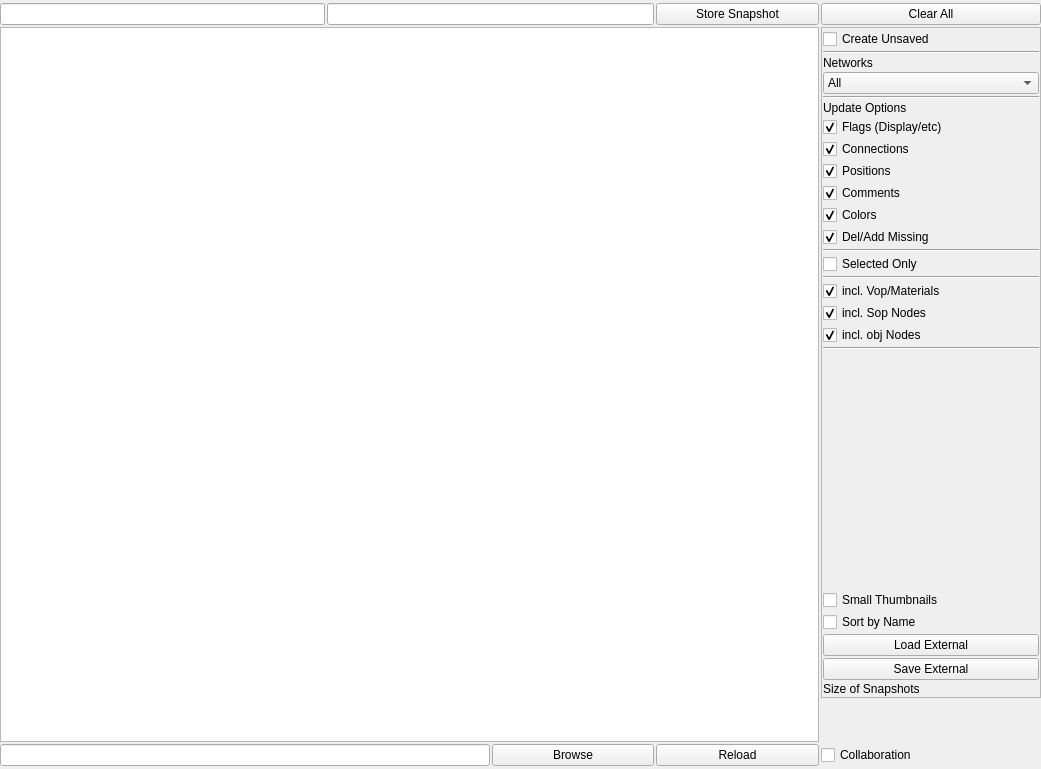
<?xml version="1.0" encoding="UTF-8"?>
<ui version="4.0">
 <class>MainWindow</class>
 <widget class="QMainWindow" name="MainWindow">
  <property name="geometry">
   <rect>
    <x>0</x>
    <y>0</y>
    <width>1041</width>
    <height>769</height>
   </rect>
  </property>
  <property name="windowTitle">
   <string>MainWindow</string>
  </property>
  <property name="toolTip">
   <string>When enabled this will create a __Last__ state if the current state is different than whats in the Snapshot library already
This can be helpful when you accidently forgot to store a snapshot before loading one and dont want to loose data.</string>
  </property>
  <widget class="QWidget" name="centralwidget">
   <property name="sizePolicy">
    <sizepolicy hsizetype="Ignored" vsizetype="Ignored">
     <horstretch>0</horstretch>
     <verstretch>0</verstretch>
    </sizepolicy>
   </property>
   <layout class="QGridLayout" name="gridLayout_2">
    <property name="leftMargin">
     <number>0</number>
    </property>
    <property name="topMargin">
     <number>3</number>
    </property>
    <property name="rightMargin">
     <number>0</number>
    </property>
    <property name="bottomMargin">
     <number>3</number>
    </property>
    <property name="spacing">
     <number>2</number>
    </property>
    <item row="0" column="0">
     <layout class="QGridLayout" name="gridLayout">
      <property name="sizeConstraint">
       <enum>QLayout::SetDefaultConstraint</enum>
      </property>
      <property name="spacing">
       <number>2</number>
      </property>
      <item row="24" column="5">
       <widget class="QCheckBox" name="checkBox_2">
        <property name="toolTip">
         <string>When enabled, the collaboration snapshot base path gets combined with other userpaths and it allows to share the snapshots at the time of working.</string>
        </property>
        <property name="text">
         <string>Collaboration</string>
        </property>
       </widget>
      </item>
      <item row="0" column="2" colspan="2">
       <widget class="QLineEdit" name="lineEdit_2">
        <property name="toolTip">
         <string>By default, the snapshots are named base on the current date.  This prefix will be added to the name.</string>
        </property>
       </widget>
      </item>
      <item row="0" column="5">
       <widget class="QPushButton" name="pushButton_2">
        <property name="maximumSize">
         <size>
          <width>220</width>
          <height>16777215</height>
         </size>
        </property>
        <property name="toolTip">
         <string>Snapshots marked as favorite will not be cleared and have to be deleted via the right-click menu.</string>
        </property>
        <property name="text">
         <string>Clear All</string>
        </property>
       </widget>
      </item>
      <item row="0" column="4">
       <widget class="QPushButton" name="pushButton">
        <property name="toolTip">
         <string>If you have Nodes that have states that need to be committed, you have to commit them to be stored properly
(for example the topobuild node. 
Keep in mind that nodes with geometry parms will also be stored and can balloon the snapshot file.
In that case, it might be better to store the snapshots as an external json.</string>
        </property>
        <property name="text">
         <string>Store Snapshot</string>
        </property>
       </widget>
      </item>
      <item row="24" column="3">
       <widget class="QPushButton" name="pushButton_5">
        <property name="toolTip">
         <string>Select a base file (typically the file you get from save external)</string>
        </property>
        <property name="text">
         <string>Browse</string>
        </property>
       </widget>
      </item>
      <item row="24" column="4">
       <widget class="QPushButton" name="pushButton_6">
        <property name="toolTip">
         <string>Manually reload the collaboration files.</string>
        </property>
        <property name="text">
         <string>Reload</string>
        </property>
       </widget>
      </item>
      <item row="24" column="0" colspan="3">
       <widget class="QLineEdit" name="lineEdit_3"/>
      </item>
      <item row="0" column="0" colspan="2">
       <widget class="QLineEdit" name="lineEdit">
        <property name="minimumSize">
         <size>
          <width>0</width>
          <height>0</height>
         </size>
        </property>
        <property name="toolTip">
         <string>Search/Filter with a keyword.  You can search for anything in the name, date, author, notes</string>
        </property>
       </widget>
      </item>
      <item row="1" column="5">
       <widget class="QScrollArea" name="scrollArea">
        <property name="maximumSize">
         <size>
          <width>220</width>
          <height>16777215</height>
         </size>
        </property>
        <property name="baseSize">
         <size>
          <width>0</width>
          <height>0</height>
         </size>
        </property>
        <property name="widgetResizable">
         <bool>true</bool>
        </property>
        <widget class="QWidget" name="scrollAreaWidgetContents">
         <property name="geometry">
          <rect>
           <x>0</x>
           <y>0</y>
           <width>218</width>
           <height>693</height>
          </rect>
         </property>
         <layout class="QGridLayout" name="gridLayout_3">
          <property name="leftMargin">
           <number>1</number>
          </property>
          <property name="topMargin">
           <number>1</number>
          </property>
          <property name="rightMargin">
           <number>1</number>
          </property>
          <property name="bottomMargin">
           <number>1</number>
          </property>
          <property name="spacing">
           <number>2</number>
          </property>
          <item row="0" column="0" rowspan="2">
           <layout class="QVBoxLayout" name="verticalLayout">
            <property name="spacing">
             <number>2</number>
            </property>
            <item>
             <widget class="QCheckBox" name="checkBox_13">
              <property name="text">
               <string>Create Unsaved</string>
              </property>
             </widget>
            </item>
            <item>
             <widget class="Line" name="line_3">
              <property name="orientation">
               <enum>Qt::Horizontal</enum>
              </property>
             </widget>
            </item>
            <item>
             <widget class="QLabel" name="label_3">
              <property name="text">
               <string>Networks</string>
              </property>
             </widget>
            </item>
            <item>
             <widget class="QComboBox" name="comboBox">
              <property name="toolTip">
               <string>This specifies which parts of Houdini are part of the snapshot</string>
              </property>
              <item>
               <property name="text">
                <string>All</string>
               </property>
              </item>
              <item>
               <property name="text">
                <string>ch</string>
               </property>
              </item>
              <item>
               <property name="text">
                <string>img</string>
               </property>
              </item>
              <item>
               <property name="text">
                <string>mat</string>
               </property>
              </item>
              <item>
               <property name="text">
                <string>obj</string>
               </property>
              </item>
              <item>
               <property name="text">
                <string>out</string>
               </property>
              </item>
              <item>
               <property name="text">
                <string>shop</string>
               </property>
              </item>
              <item>
               <property name="text">
                <string>stage</string>
               </property>
              </item>
              <item>
               <property name="text">
                <string>tasks</string>
               </property>
              </item>
             </widget>
            </item>
            <item>
             <widget class="Line" name="line">
              <property name="orientation">
               <enum>Qt::Horizontal</enum>
              </property>
             </widget>
            </item>
            <item>
             <widget class="QLabel" name="label">
              <property name="text">
               <string>Update Options</string>
              </property>
             </widget>
            </item>
            <item>
             <widget class="QCheckBox" name="checkBox_5">
              <property name="toolTip">
               <string>When Enabled, Display/Selection/bypassed/etc flags get restored</string>
              </property>
              <property name="text">
               <string>Flags (Display/etc)</string>
              </property>
              <property name="checked">
               <bool>true</bool>
              </property>
             </widget>
            </item>
            <item>
             <widget class="QCheckBox" name="checkBox_9">
              <property name="toolTip">
               <string>When enabled, Node connections are updated.</string>
              </property>
              <property name="text">
               <string>Connections</string>
              </property>
              <property name="checked">
               <bool>true</bool>
              </property>
             </widget>
            </item>
            <item>
             <widget class="QCheckBox" name="checkBox_8">
              <property name="toolTip">
               <string>When enabled, node positions in the network are restored</string>
              </property>
              <property name="text">
               <string>Positions</string>
              </property>
              <property name="checked">
               <bool>true</bool>
              </property>
             </widget>
            </item>
            <item>
             <widget class="QCheckBox" name="checkBox_7">
              <property name="toolTip">
               <string>When enabled, Comments on nodes are updated</string>
              </property>
              <property name="text">
               <string>Comments</string>
              </property>
              <property name="checked">
               <bool>true</bool>
              </property>
             </widget>
            </item>
            <item>
             <widget class="QCheckBox" name="checkBox_6">
              <property name="toolTip">
               <string>When enabled, node colors are restored</string>
              </property>
              <property name="text">
               <string>Colors</string>
              </property>
              <property name="checked">
               <bool>true</bool>
              </property>
             </widget>
            </item>
            <item>
             <widget class="QCheckBox" name="checkBox_3">
              <property name="toolTip">
               <string>When enabled creating missing, or delete nodes that are not part of the snapshot</string>
              </property>
              <property name="text">
               <string>Del/Add Missing</string>
              </property>
              <property name="checked">
               <bool>true</bool>
              </property>
             </widget>
            </item>
            <item>
             <widget class="Line" name="line_4">
              <property name="orientation">
               <enum>Qt::Horizontal</enum>
              </property>
             </widget>
            </item>
            <item>
             <widget class="QCheckBox" name="checkBox">
              <property name="toolTip">
               <string>When enabled, only the selected Node is updated.  You should also disable &quot;create missing and node connections&quot; when enabled.</string>
              </property>
              <property name="text">
               <string>Selected Only</string>
              </property>
             </widget>
            </item>
            <item>
             <widget class="Line" name="line_5">
              <property name="orientation">
               <enum>Qt::Horizontal</enum>
              </property>
             </widget>
            </item>
            <item>
             <widget class="QCheckBox" name="checkBox_4">
              <property name="toolTip">
               <string>When enabled, only update Vop Materials</string>
              </property>
              <property name="text">
               <string>incl. Vop/Materials</string>
              </property>
              <property name="checked">
               <bool>true</bool>
              </property>
             </widget>
            </item>
            <item>
             <widget class="QCheckBox" name="checkBox_10">
              <property name="toolTip">
               <string>When enabled, only sop nodes are updated</string>
              </property>
              <property name="text">
               <string>incl. Sop Nodes</string>
              </property>
              <property name="checked">
               <bool>true</bool>
              </property>
             </widget>
            </item>
            <item>
             <widget class="QCheckBox" name="checkBox_11">
              <property name="toolTip">
               <string>When enabled, only obj nodes are updated.</string>
              </property>
              <property name="text">
               <string>incl. obj Nodes</string>
              </property>
              <property name="checked">
               <bool>true</bool>
              </property>
             </widget>
            </item>
            <item>
             <widget class="Line" name="line_2">
              <property name="orientation">
               <enum>Qt::Horizontal</enum>
              </property>
             </widget>
            </item>
            <item>
             <spacer name="verticalSpacer">
              <property name="orientation">
               <enum>Qt::Vertical</enum>
              </property>
              <property name="sizeHint" stdset="0">
               <size>
                <width>20</width>
                <height>40</height>
               </size>
              </property>
             </spacer>
            </item>
            <item>
             <widget class="QCheckBox" name="checkBox_14">
              <property name="text">
               <string>Small Thumbnails</string>
              </property>
             </widget>
            </item>
            <item>
             <widget class="QCheckBox" name="checkBox_12">
              <property name="toolTip">
               <string>Sorts by name instead of date.</string>
              </property>
              <property name="text">
               <string>Sort by Name</string>
              </property>
             </widget>
            </item>
            <item>
             <widget class="QPushButton" name="pushButton_4">
              <property name="toolTip">
               <string>Loads an externally stored .json Snapshot file</string>
              </property>
              <property name="text">
               <string>Load External</string>
              </property>
             </widget>
            </item>
            <item>
             <widget class="QPushButton" name="pushButton_3">
              <property name="toolTip">
               <string>Saves the snapshots to an external json file, after which you can clear all, so that nothing gets saved in the hip file</string>
              </property>
              <property name="text">
               <string>Save External</string>
              </property>
             </widget>
            </item>
            <item>
             <widget class="QLabel" name="label_2">
              <property name="text">
               <string>Size of Snapshots</string>
              </property>
             </widget>
            </item>
           </layout>
          </item>
         </layout>
        </widget>
       </widget>
      </item>
      <item row="1" column="0" rowspan="23" colspan="5">
       <widget class="QListWidget" name="listWidget">
        <property name="minimumSize">
         <size>
          <width>0</width>
          <height>0</height>
         </size>
        </property>
        <property name="toolTip">
         <string>Area for the Snapshots.  You can right click on any Snapshot for additional options.</string>
        </property>
       </widget>
      </item>
     </layout>
    </item>
   </layout>
  </widget>
 </widget>
 <resources/>
 <connections/>
</ui>
